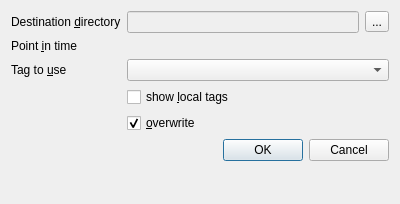
<?xml version="1.0" encoding="UTF-8"?>
<ui version="4.0">
 <author>Marco Clemencic</author>
 <class>DumpToFilesDialog</class>
 <widget class="QDialog" name="DumpToFilesDialog">
  <property name="geometry">
   <rect>
    <x>0</x>
    <y>0</y>
    <width>400</width>
    <height>204</height>
   </rect>
  </property>
  <property name="sizePolicy">
   <sizepolicy hsizetype="Preferred" vsizetype="Minimum">
    <horstretch>0</horstretch>
    <verstretch>0</verstretch>
   </sizepolicy>
  </property>
  <property name="windowTitle">
   <string>Dump to files</string>
  </property>
  <layout class="QFormLayout" name="formLayout">
   <item row="0" column="0">
    <widget class="QLabel" name="destDirLabel">
     <property name="text">
      <string>Destination &amp;directory</string>
     </property>
     <property name="buddy">
      <cstring>destDirSelect</cstring>
     </property>
    </widget>
   </item>
   <item row="0" column="1">
    <widget class="QWidget" name="widget" native="true">
     <layout class="QHBoxLayout" name="horizontalLayout">
      <property name="leftMargin">
       <number>0</number>
      </property>
      <property name="topMargin">
       <number>0</number>
      </property>
      <property name="rightMargin">
       <number>0</number>
      </property>
      <property name="bottomMargin">
       <number>0</number>
      </property>
      <item>
       <widget class="QLineEdit" name="destDir">
        <property name="enabled">
         <bool>false</bool>
        </property>
       </widget>
      </item>
      <item>
       <widget class="QToolButton" name="destDirSelect">
        <property name="text">
         <string>...</string>
        </property>
       </widget>
      </item>
     </layout>
    </widget>
   </item>
   <item row="5" column="1">
    <widget class="QDialogButtonBox" name="buttonBox">
     <property name="orientation">
      <enum>Qt::Horizontal</enum>
     </property>
     <property name="standardButtons">
      <set>QDialogButtonBox::Cancel|QDialogButtonBox::Ok</set>
     </property>
    </widget>
   </item>
   <item row="1" column="1">
    <widget class="TimePointEdit" name="pointInTime" native="true">
     <property name="sizePolicy">
      <sizepolicy hsizetype="Expanding" vsizetype="Preferred">
       <horstretch>0</horstretch>
       <verstretch>0</verstretch>
      </sizepolicy>
     </property>
    </widget>
   </item>
   <item row="1" column="0">
    <widget class="QLabel" name="pointInTimeLabel">
     <property name="text">
      <string>Point &amp;in time</string>
     </property>
     <property name="buddy">
      <cstring>pointInTime</cstring>
     </property>
    </widget>
   </item>
   <item row="2" column="0">
    <widget class="QLabel" name="tagLabel">
     <property name="text">
      <string>Tag to &amp;use</string>
     </property>
     <property name="buddy">
      <cstring>tag</cstring>
     </property>
    </widget>
   </item>
   <item row="2" column="1">
    <widget class="QComboBox" name="tag">
     <property name="sizePolicy">
      <sizepolicy hsizetype="Expanding" vsizetype="Fixed">
       <horstretch>0</horstretch>
       <verstretch>0</verstretch>
      </sizepolicy>
     </property>
    </widget>
   </item>
   <item row="3" column="1">
    <widget class="QCheckBox" name="localTags">
     <property name="text">
      <string>show &amp;local tags</string>
     </property>
    </widget>
   </item>
   <item row="4" column="1">
    <widget class="QCheckBox" name="overwrite">
     <property name="toolTip">
      <string>Overwrite already existing files</string>
     </property>
     <property name="text">
      <string>&amp;overwrite</string>
     </property>
     <property name="checked">
      <bool>true</bool>
     </property>
    </widget>
   </item>
  </layout>
 </widget>
 <customwidgets>
  <customwidget>
   <class>TimePointEdit</class>
   <extends>QWidget</extends>
   <header>CondDBUI/Browser/Widgets.h</header>
   <container>1</container>
   <slots>
    <signal>dateTimeChanged(QDateTime)</signal>
    <signal>dateChanged(QDate)</signal>
    <signal>timeChanged(QTime)</signal>
    <signal>maxChanged(bool)</signal>
    <signal>maxChecked()</signal>
    <signal>maxUnchecked()</signal>
    <signal>validityKeyChanged(cool::ValidityKey)</signal>
    <slot>setMinimumDateTime(QDateTime)</slot>
    <slot>setMaximumDateTime(QDateTime)</slot>
    <slot>resetMinimumDateTime()</slot>
    <slot>resetMaximumDateTime()</slot>
   </slots>
  </customwidget>
 </customwidgets>
 <resources/>
 <connections>
  <connection>
   <sender>buttonBox</sender>
   <signal>accepted()</signal>
   <receiver>DumpToFilesDialog</receiver>
   <slot>accept()</slot>
   <hints>
    <hint type="sourcelabel">
     <x>358</x>
     <y>141</y>
    </hint>
    <hint type="destinationlabel">
     <x>157</x>
     <y>162</y>
    </hint>
   </hints>
  </connection>
  <connection>
   <sender>buttonBox</sender>
   <signal>rejected()</signal>
   <receiver>DumpToFilesDialog</receiver>
   <slot>reject()</slot>
   <hints>
    <hint type="sourcelabel">
     <x>390</x>
     <y>147</y>
    </hint>
    <hint type="destinationlabel">
     <x>286</x>
     <y>162</y>
    </hint>
   </hints>
  </connection>
  <connection>
   <sender>destDirSelect</sender>
   <signal>clicked()</signal>
   <receiver>DumpToFilesDialog</receiver>
   <slot>selectDirectory()</slot>
   <hints>
    <hint type="sourcelabel">
     <x>375</x>
     <y>21</y>
    </hint>
    <hint type="destinationlabel">
     <x>199</x>
     <y>81</y>
    </hint>
   </hints>
  </connection>
  <connection>
   <sender>localTags</sender>
   <signal>toggled(bool)</signal>
   <receiver>DumpToFilesDialog</receiver>
   <slot>showLocalTags(bool)</slot>
   <hints>
    <hint type="sourcelabel">
     <x>205</x>
     <y>105</y>
    </hint>
    <hint type="destinationlabel">
     <x>35</x>
     <y>119</y>
    </hint>
   </hints>
  </connection>
 </connections>
 <slots>
  <slot>selectDirectory()</slot>
  <slot>showLocalTags(bool)</slot>
 </slots>
</ui>
